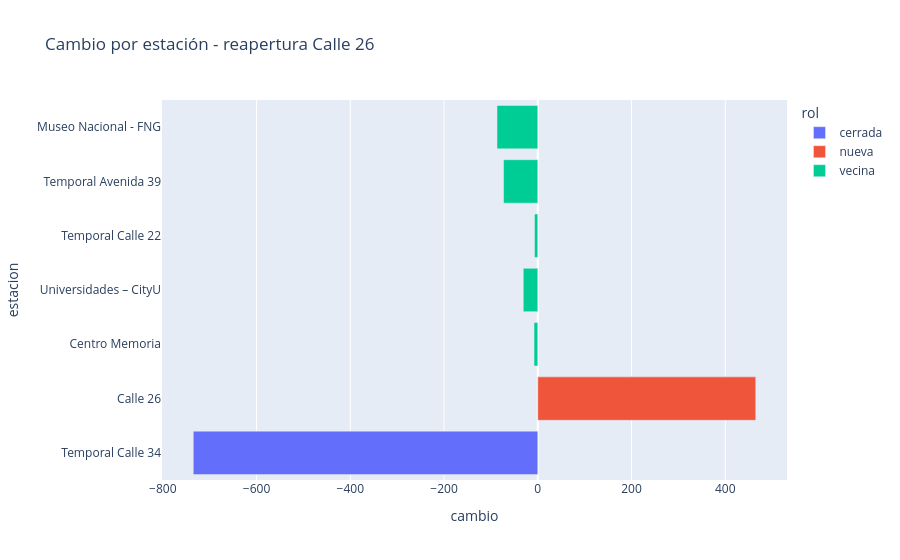

The cell this chart's notebook holds for it:
### Code cell
px.bar(cambio26,x="cambio",y="estacion",color="rol",orientation="h",title="Cambio por estación - reapertura Calle 26")

### Figure 1 — Plotly figure (JSON) as saved in the notebook; plotly's stock layout.template omitted (floating-point values rounded to 4 significant figures)
{"data": [{"hovertemplate": "rol=cerrada<br>cambio=%{x}<br>estacion=%{y}<extra></extra>", "legendgroup": "cerrada", "marker": {"color": "#636efa", "pattern": {"shape": ""}}, "name": "cerrada", "orientation": "h", "showlegend": true, "textposition": "auto", "type": "bar", "x": [-735.0], "xaxis": "x", "y": ["Temporal Calle 34"], "yaxis": "y"}, {"hovertemplate": "rol=nueva<br>cambio=%{x}<br>estacion=%{y}<extra></extra>", "legendgroup": "nueva", "marker": {"color": "#EF553B", "pattern": {"shape": ""}}, "name": "nueva", "orientation": "h", "showlegend": true, "textposition": "auto", "type": "bar", "x": [465.0], "xaxis": "x", "y": ["Calle 26"], "yaxis": "y"}, {"hovertemplate": "rol=vecina<br>cambio=%{x}<br>estacion=%{y}<extra></extra>", "legendgroup": "vecina", "marker": {"color": "#00cc96", "pattern": {"shape": ""}}, "name": "vecina", "orientation": "h", "showlegend": true, "textposition": "auto", "type": "bar", "x": [-8.0, -31.0, -7.0, -73.0, -87.0], "xaxis": "x", "y": ["Centro Memoria", "Universidades – CityU", "Temporal Calle 22", "Temporal Avenida 39", "Museo Nacional - FNG"], "yaxis": "y"}], "layout": {"barmode": "relative", "legend": {"title": {"text": "rol"}, "tracegroupgap": 0}, "title": {"text": "Cambio por estación - reapertura Calle 26"}, "xaxis": {"anchor": "y", "domain": [0, 1], "title": {"text": "cambio"}}, "yaxis": {"anchor": "x", "domain": [0, 1], "title": {"text": "estacion"}}}}
